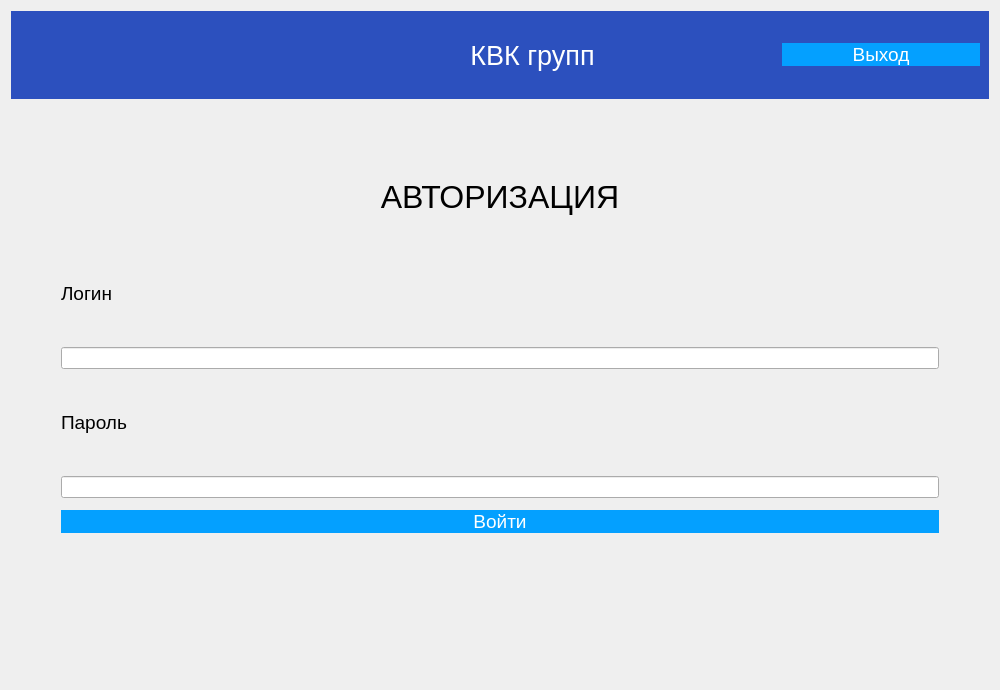
<?xml version="1.0" encoding="UTF-8"?>
<ui version="4.0">
 <class>Dialog</class>
 <widget class="QDialog" name="Dialog">
  <property name="geometry">
   <rect>
    <x>0</x>
    <y>0</y>
    <width>1000</width>
    <height>690</height>
   </rect>
  </property>
  <property name="minimumSize">
   <size>
    <width>1000</width>
    <height>600</height>
   </size>
  </property>
  <property name="windowTitle">
   <string>КВК Групп</string>
  </property>
  <property name="windowIcon">
   <iconset theme="accessories-dictionary">
    <selectedon>../../../../../cvc.png</selectedon>
   </iconset>
  </property>
  <property name="toolTipDuration">
   <number>0</number>
  </property>
  <property name="styleSheet">
   <string notr="true">QPushButton {
background-color: rgb(4, 160, 255);
color: rgb(255, 255, 255);
border: 0px;
font: 14pt
}
QWidget
{font:  &quot;Comic Sans MS&quot;;
}
</string>
  </property>
  <property name="sizeGripEnabled">
   <bool>false</bool>
  </property>
  <layout class="QGridLayout" name="gridLayout">
   <item row="0" column="0">
    <widget class="QWidget" name="widget" native="true">
     <property name="styleSheet">
      <string notr="true">background-color: rgb(44, 80, 190);
</string>
     </property>
     <layout class="QHBoxLayout" name="horizontalLayout">
      <property name="spacing">
       <number>150</number>
      </property>
      <item>
       <widget class="QLabel" name="label">
        <property name="minimumSize">
         <size>
          <width>263</width>
          <height>70</height>
         </size>
        </property>
        <property name="maximumSize">
         <size>
          <width>100</width>
          <height>100</height>
         </size>
        </property>
        <property name="text">
         <string/>
        </property>
        <property name="textFormat">
         <enum>Qt::AutoText</enum>
        </property>
        <property name="pixmap">
         <pixmap>../media/cvc.PNG</pixmap>
        </property>
        <property name="scaledContents">
         <bool>true</bool>
        </property>
       </widget>
      </item>
      <item>
       <widget class="QLabel" name="label_2">
        <property name="font">
         <font>
          <pointsize>20</pointsize>
          <weight>50</weight>
          <italic>false</italic>
          <bold>false</bold>
         </font>
        </property>
        <property name="styleSheet">
         <string notr="true">color: rgb(255, 255, 255);
font: 75 8pt &quot;MS Shell Dlg 2&quot;;
font: 20pt &quot;MS Shell Dlg 2&quot;;</string>
        </property>
        <property name="text">
         <string>КВК групп</string>
        </property>
        <property name="alignment">
         <set>Qt::AlignCenter</set>
        </property>
       </widget>
      </item>
      <item>
       <widget class="QPushButton" name="AvtorButton">
        <property name="font">
         <font>
          <pointsize>14</pointsize>
          <weight>50</weight>
          <italic>false</italic>
          <bold>false</bold>
         </font>
        </property>
        <property name="styleSheet">
         <string notr="true">background-color: rgb(4, 160, 255);</string>
        </property>
        <property name="text">
         <string>Выход</string>
        </property>
       </widget>
      </item>
     </layout>
    </widget>
   </item>
   <item row="1" column="0">
    <layout class="QHBoxLayout" name="horizontalLayout_2">
     <item>
      <widget class="QStackedWidget" name="stackedWidget">
       <property name="layoutDirection">
        <enum>Qt::LeftToRight</enum>
       </property>
       <property name="autoFillBackground">
        <bool>false</bool>
       </property>
       <property name="styleSheet">
        <string notr="true"/>
       </property>
       <property name="currentIndex">
        <number>0</number>
       </property>
       <widget class="QWidget" name="Avtorisation">
        <property name="layoutDirection">
         <enum>Qt::LeftToRight</enum>
        </property>
        <layout class="QGridLayout" name="gridLayout_2">
         <property name="leftMargin">
          <number>50</number>
         </property>
         <property name="topMargin">
          <number>50</number>
         </property>
         <property name="rightMargin">
          <number>50</number>
         </property>
         <property name="bottomMargin">
          <number>50</number>
         </property>
         <item row="0" column="0">
          <layout class="QVBoxLayout" name="verticalLayout">
           <property name="spacing">
            <number>12</number>
           </property>
           <item>
            <widget class="QLabel" name="label_3">
             <property name="font">
              <font>
               <pointsize>24</pointsize>
               <weight>50</weight>
               <italic>false</italic>
               <bold>false</bold>
              </font>
             </property>
             <property name="text">
              <string>АВТОРИЗАЦИЯ</string>
             </property>
             <property name="scaledContents">
              <bool>false</bool>
             </property>
             <property name="alignment">
              <set>Qt::AlignCenter</set>
             </property>
            </widget>
           </item>
           <item>
            <widget class="QLabel" name="label_4">
             <property name="font">
              <font>
               <pointsize>14</pointsize>
               <weight>50</weight>
               <italic>false</italic>
               <bold>false</bold>
              </font>
             </property>
             <property name="layoutDirection">
              <enum>Qt::LeftToRight</enum>
             </property>
             <property name="autoFillBackground">
              <bool>false</bool>
             </property>
             <property name="text">
              <string>Логин</string>
             </property>
             <property name="alignment">
              <set>Qt::AlignLeading|Qt::AlignLeft|Qt::AlignVCenter</set>
             </property>
            </widget>
           </item>
           <item>
            <widget class="QLineEdit" name="LoginField"/>
           </item>
           <item>
            <widget class="QLabel" name="label_5">
             <property name="font">
              <font>
               <pointsize>14</pointsize>
               <weight>50</weight>
               <italic>false</italic>
               <bold>false</bold>
              </font>
             </property>
             <property name="text">
              <string>Пароль</string>
             </property>
             <property name="alignment">
              <set>Qt::AlignLeading|Qt::AlignLeft|Qt::AlignVCenter</set>
             </property>
            </widget>
           </item>
           <item>
            <widget class="QLineEdit" name="PasswordField"/>
           </item>
           <item>
            <widget class="QPushButton" name="SignInButton">
             <property name="font">
              <font>
               <pointsize>14</pointsize>
               <weight>50</weight>
               <italic>false</italic>
               <bold>false</bold>
              </font>
             </property>
             <property name="styleSheet">
              <string notr="true"/>
             </property>
             <property name="text">
              <string>Войти</string>
             </property>
            </widget>
           </item>
           <item>
            <widget class="QLabel" name="ErrorField">
             <property name="font">
              <font>
               <pointsize>14</pointsize>
               <weight>50</weight>
               <italic>false</italic>
               <bold>false</bold>
              </font>
             </property>
             <property name="styleSheet">
              <string notr="true">color: rgb(255, 0, 0);</string>
             </property>
             <property name="text">
              <string/>
             </property>
             <property name="alignment">
              <set>Qt::AlignCenter</set>
             </property>
            </widget>
           </item>
          </layout>
         </item>
        </layout>
       </widget>
       <widget class="QWidget" name="selectTable">
        <layout class="QGridLayout" name="gridLayout_4">
         <item row="0" column="0">
          <spacer name="horizontalSpacer">
           <property name="orientation">
            <enum>Qt::Horizontal</enum>
           </property>
           <property name="sizeHint" stdset="0">
            <size>
             <width>271</width>
             <height>20</height>
            </size>
           </property>
          </spacer>
         </item>
         <item row="0" column="1">
          <layout class="QVBoxLayout" name="horizontalLayout_4">
           <item>
            <widget class="QPushButton" name="Shipments">
             <property name="minimumSize">
              <size>
               <width>400</width>
               <height>0</height>
              </size>
             </property>
             <property name="text">
              <string>Поставки</string>
             </property>
            </widget>
           </item>
           <item>
            <widget class="QPushButton" name="Orders">
             <property name="text">
              <string>Заказы</string>
             </property>
            </widget>
           </item>
           <item>
            <widget class="QPushButton" name="Storage">
             <property name="text">
              <string>Хранение</string>
             </property>
            </widget>
           </item>
           <item>
            <widget class="QPushButton" name="Clients">
             <property name="text">
              <string>Клиенты</string>
             </property>
            </widget>
           </item>
           <item>
            <widget class="QPushButton" name="Products">
             <property name="text">
              <string>Продукция</string>
             </property>
            </widget>
           </item>
           <item>
            <widget class="QPushButton" name="Production">
             <property name="text">
              <string>Производство</string>
             </property>
            </widget>
           </item>
           <item>
            <widget class="QPushButton" name="Materials">
             <property name="text">
              <string>Материалы</string>
             </property>
            </widget>
           </item>
           <item>
            <widget class="QPushButton" name="Recipes">
             <property name="text">
              <string>Рецепты</string>
             </property>
            </widget>
           </item>
           <item>
            <widget class="QPushButton" name="Suppliers">
             <property name="text">
              <string>Поставщики</string>
             </property>
            </widget>
           </item>
           <item>
            <widget class="QPushButton" name="Employees">
             <property name="text">
              <string>Сотрудники</string>
             </property>
            </widget>
           </item>
          </layout>
         </item>
         <item row="0" column="2">
          <spacer name="horizontalSpacer_2">
           <property name="orientation">
            <enum>Qt::Horizontal</enum>
           </property>
           <property name="sizeHint" stdset="0">
            <size>
             <width>271</width>
             <height>20</height>
            </size>
           </property>
          </spacer>
         </item>
        </layout>
       </widget>
       <widget class="QWidget" name="user">
        <layout class="QGridLayout" name="gridLayout_3">
         <item row="0" column="0">
          <layout class="QHBoxLayout" name="horizontalLayout_3">
           <item>
            <widget class="QTableWidget" name="tableMasteraZayavki">
             <property name="minimumSize">
              <size>
               <width>700</width>
               <height>0</height>
              </size>
             </property>
            </widget>
           </item>
           <item>
            <layout class="QVBoxLayout" name="verticalLayout_4">
             <item>
              <layout class="QVBoxLayout" name="verticalLayout_2">
               <item>
                <layout class="QVBoxLayout" name="verticalLayout_3">
                 <item>
                  <widget class="QLineEdit" name="lineEdit"/>
                 </item>
                 <item>
                  <widget class="QLineEdit" name="lineEdit_2"/>
                 </item>
                 <item>
                  <widget class="QLineEdit" name="lineEdit_3"/>
                 </item>
                 <item>
                  <widget class="QLineEdit" name="lineEdit_4"/>
                 </item>
                 <item>
                  <widget class="QLineEdit" name="lineEdit_5"/>
                 </item>
                 <item>
                  <widget class="QLineEdit" name="lineEdit_6"/>
                 </item>
                 <item>
                  <widget class="QLineEdit" name="lineEdit_7"/>
                 </item>
                 <item>
                  <widget class="QLineEdit" name="lineEdit_11"/>
                 </item>
                 <item>
                  <widget class="QLineEdit" name="lineEdit_8"/>
                 </item>
                 <item>
                  <widget class="QLineEdit" name="lineEdit_9"/>
                 </item>
                 <item>
                  <widget class="QLineEdit" name="lineEdit_10"/>
                 </item>
                </layout>
               </item>
               <item>
                <widget class="QPushButton" name="edit_button">
                 <property name="text">
                  <string>редактировать</string>
                 </property>
                </widget>
               </item>
               <item>
                <widget class="QPushButton" name="delete_button">
                 <property name="text">
                  <string>удалить</string>
                 </property>
                </widget>
               </item>
               <item>
                <widget class="QPushButton" name="insert_button">
                 <property name="text">
                  <string>добавить</string>
                 </property>
                </widget>
               </item>
              </layout>
             </item>
            </layout>
           </item>
          </layout>
         </item>
        </layout>
       </widget>
      </widget>
     </item>
    </layout>
   </item>
  </layout>
 </widget>
 <resources/>
 <connections/>
</ui>
